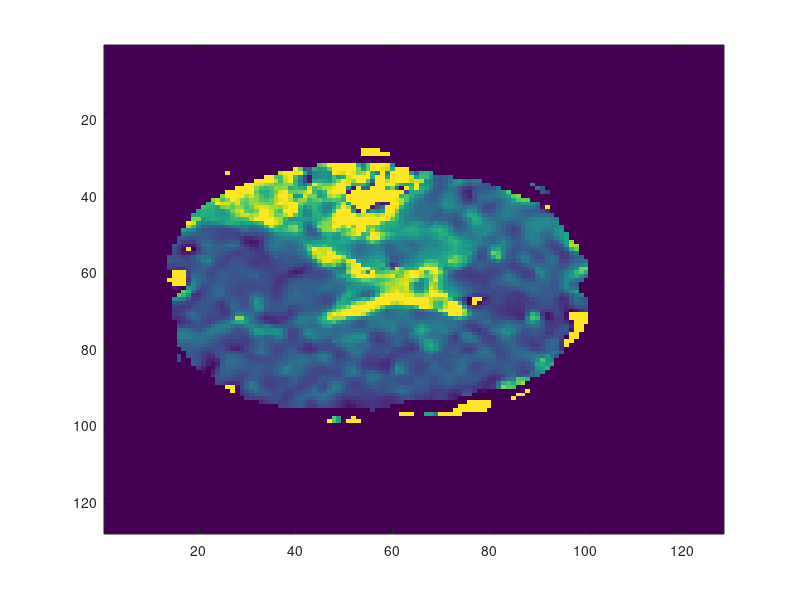
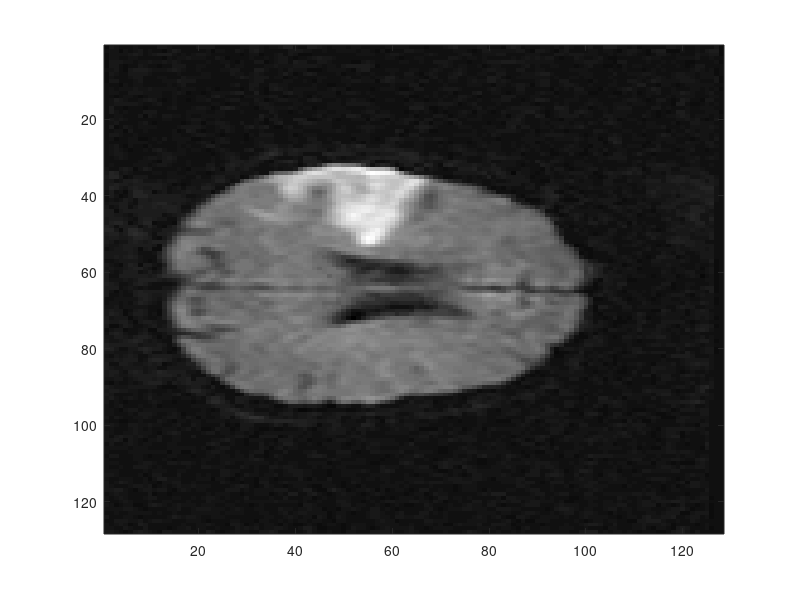

Write MATLAB code to recreate these figures, in order. (Note: this script raises an error after producing the figures.)
%% load data
% [redacted]
clc; clear; close all;
pwi=csvread('pwi.csv');
dwi=csvread('dwi.csv');
mask=csvread('mask.csv');
%% show image
% pwiIM=imshow(pwi,[0 33]);
% dwiIM=imshow(dwi,[0 800]);

pwiIM=imagesc(pwi);     %show image in color limit scale to significant values?
figure
dwiIM=imagesc(dwi);     %show image in color limit scale to significant values?
colormap(gray) %set the colormap to gray scale

%% Extract data for analysis
% N = sum(mask(:)==1);
Y=[pwi(mask(:)==1) dwi(mask(:)==1)];
Y_z=zscore(Y);
%% Perform k-means analysis
% K=3;
initial_centroids=[max(Y(:,1)) min(Y(:,2)); min(Y(:,1)) max(Y(:,2)); mean(Y(:,1)) mean(Y(:,2))];
[centroids, idx]=runkMeans(Y,initial_centroids,10,1);


% initial_centroids_std=[max(Y_z(:,1)) min(Y_z(:,2)); min(Y_z(:,1)) max(Y_z(:,2)); mean(Y_z(:,1)) mean(Y_z(:,2))];
initial_centroids_std=[max(Y_z(:,1)) min(Y_z(:,2)); min(Y_z(:,1)) max(Y_z(:,2)); mean(Y_z(:,1)) mean(Y_z(:,2))];
[centroids_std, idx_std]=runkMeans(Y_z,initial_centroids_std,100,1);

%% Create image of the results
segmented=zeros(size(pwi,2),size(dwi,1));
segmented_std=segmented;
segmented(mask==1)=idx;
segmented_std(mask==1)=idx_std;
imagesc(segmented)
figure
imagesc(segmented_std)
colormap(hot)
%% Run EM algorithm
[gamma_z,~,~,~]=EMalgorithm(Y,3,100);

%%Create image of the results
segmented1=zeros(size(pwi,2),size(dwi,1));
segmented2=zeros(size(pwi,2),size(dwi,1));
segmented3=zeros(size(pwi,2),size(dwi,1));
segmented1(mask==1)=gamma_z(:,1);
imagesc(segmented1)
figure
segmented2(mask==1)=gamma_z(:,2);
imagesc(segmented2)
figure
segmented3(mask==1)=gamma_z(:,3);
imagesc(segmented3)


